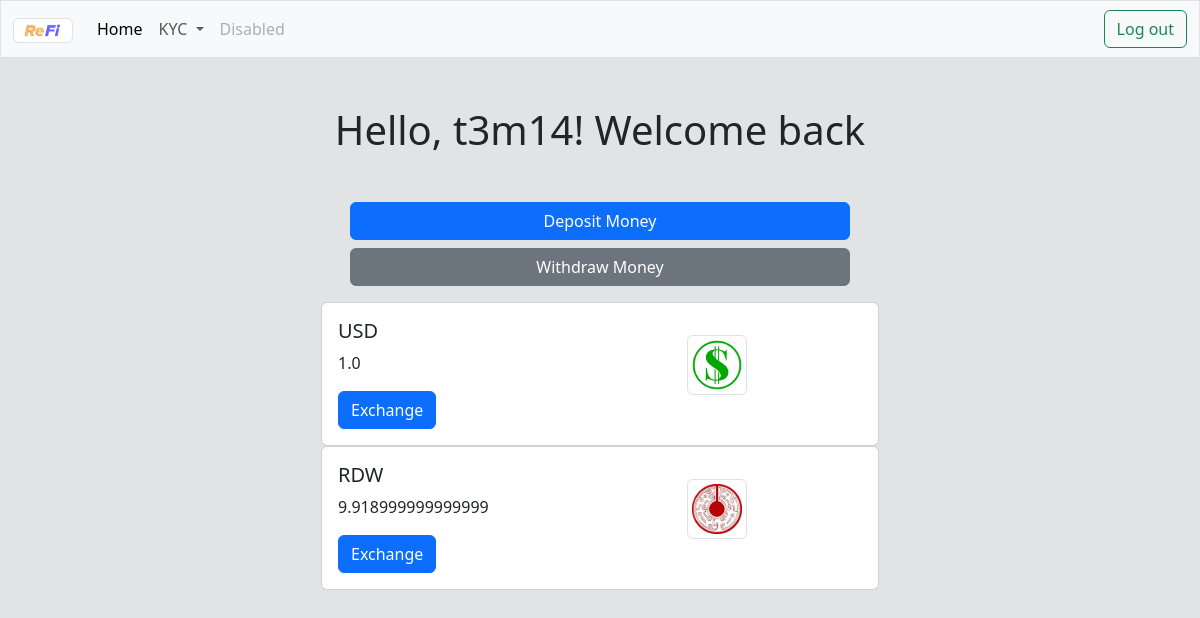
The app's page / (signed in) with its own data.
### user/models.py (models this page shows)
class User(AbstractUser):
    phone = models.CharField(max_length=30)
    balance_usd = models.FloatField(default=0)
    balance_rdw = models.FloatField(default=0)

### main/views.py (the view)
# urls.py: path('', views.index, name='index'),
def index(request):
    if(request.POST):
        login_data = request.POST.dict()
        username = login_data.get("exampleInputUsername1")
        email = login_data.get("exampleInputEmail1")
        phone = request.POST.get("exampleInputPhone1")
        password = request.POST.get("inputPassword", False)
        user_type = login_data.get("exampleCheck1")
        wallet = request.POST.get('wallet')
        usd = request.POST.get('usd')
        rdw = request.POST.get('rdw1')
        fee = request.POST.get('fee')
        data = {
            "username" : username,
            "password" : password,
            "user_type" : user_type,
            "email" : email,
            "phone" : phone,
        }
        print(wallet, rdw)
        if username and password:
            user = authenticate(username=username, password=password)
            if user is not None:
                login(request, user)
                user = User.objects.get(username=username)
                data = {
                    "usd" : user.balance_usd,
                    "rdw" : user.balance_rdw,
                    "user" : username
                }
                return render(request, 'index.html', data)
            else:
                print("no")
                return redirect("/login/")
        elif wallet and rdw:
            if request.user.is_authenticated:
                transaction = Transaction.objects.create(
                    wallet = wallet,
                    rdw = rdw
                )
                transaction.save()
                user = User.objects.get(username=request.user)
                data = {
                    "usd" : user.balance_usd,
                    "rdw" : user.balance_rdw,
                    "user" : request.user
                }
                return render(request, 'index.html', data)
            else:
                return redirect("/login/")
        elif usd and rdw and rdw != "NaN" and fee:
            if request.user.is_authenticated:
                admin = User.objects.get(username="admin")
                admin.balance_rdw += float(fee)
                admin.save()
                user = User.objects.get(username=request.user)
                user.balance_usd = float(user.balance_usd) - float(usd)
                user.balance_rdw = float(user.balance_rdw) + float(rdw)
                user.save()
                data = {
                    "usd" : user.balance_usd,
                    "rdw" : user.balance_rdw,
                    "user" : request.user
                }
                return render(request, 'index.html', data)
            else:
                return redirect("/login/")
        else:
            return redirect("/")
    else:
        if request.user.is_authenticated:
            user = User.objects.get(username=request.user)
            data = {
                "usd" : user.balance_usd,
                "rdw" : user.balance_rdw,
                "user" : request.user
            }
            return render(request, 'index.html', data)
        else:
            return redirect("/login/")

### main/templates/index.html (shortened to what this page needs)
{%include 'base.html'%}
{% load static %}
<body class="bg-secondary-subtle">
    <nav class="navbar navbar-expand-lg bg-body-tertiary border">
        <div class="container-fluid">
            <a class="navbar-brand" href="#"><img src="{% static '/images/ReFi.png' %}"
                width="60px" class="img-thumbnail" alt="..."></a>
            <div class="collapse navbar-collapse" id="navbarSupportedContent">
                <ul class="navbar-nav me-auto mb-2 mb-lg-0">
                    <li class="nav-item">
                        <a class="nav-link active" aria-current="page" href="#">Home</a>
                    </li>
                    <li class="nav-item dropdown">
                        <a class="nav-link dropdown-toggle" href="#" role="button" data-bs-toggle="dropdown"
                            aria-expanded="false">
                            KYC
                        </a>
                    </li>
                    <li class="nav-item">
                        <a class="nav-link disabled" aria-disabled="true">Disabled</a>
                    </li>
                </ul>
                <form class="d-flex" action="/login/" role="search">
                    <button class="btn btn-outline-success" type="submit">Log out</button>
                </form>
            </div>
        </div>
    </nav>
    <div>
        <h1 class="text-center m-5">Hello, {{user}}! Welcome back</h1>
    </div>
    <div class="d-grid gap-2 col-5 mx-auto">
        <button class="btn btn-primary" type="button">Deposit Money</button>
        <a href="/withdraw" class="btn btn-secondary" type="button">Withdraw Money</a>
      </div>
    <div class="container d-flex mx-auto mt-3">
        <div class="col-sm-6 mb-3 mb-sm-0" style="flex: 1;">
            <div class="card col-sm-6 mb-3 mb-sm-0 mx-auto d-flex">
                <div class="card-body d-flex">
                    <div class="col">
                        <h5 class="card-title">USD</h5>
                        <p class="card-text">{{usd}}</p>
                        <a href="/exchange" class="btn btn-primary">Exchange</a>
                    </div>
                    <div class="col-4 mt-3">
                        <img src="{% static '/images/dollar_sign_019.png' %}"
                            width="60px" class="img-thumbnail" alt="...">
                    </div>
                </div>
            </div>
        </div>
    </div>
    <div class="container d-flex mx-auto">
        <div class="col-sm-6 mb-3 mb-sm-0" style="flex: 1;">
            <div class="card col-sm-6 mb-3 mb-sm-0 mx-auto d-flex">
                <div class="card-body d-flex">
                    <div class="col">
                        <h5 class="card-title">RDW</h5>
                        <p class="card-text">{{rdw}}</p>
                        <a href="/exchange" class="btn btn-primary">Exchange</a>
                    </div>
                    <div class="col-4 mt-3">
                        <img src="{% static '/images/rdw-redbg-round.png' %}"
                            width="60px" class="img-thumbnail" alt="...">
                    </div>
                </div>
            </div>
        </div>
    </div>
</body>

### records on screen
User: username "t3m14", balance_usd "1.0", balance_rdw "9.918999999999999"
